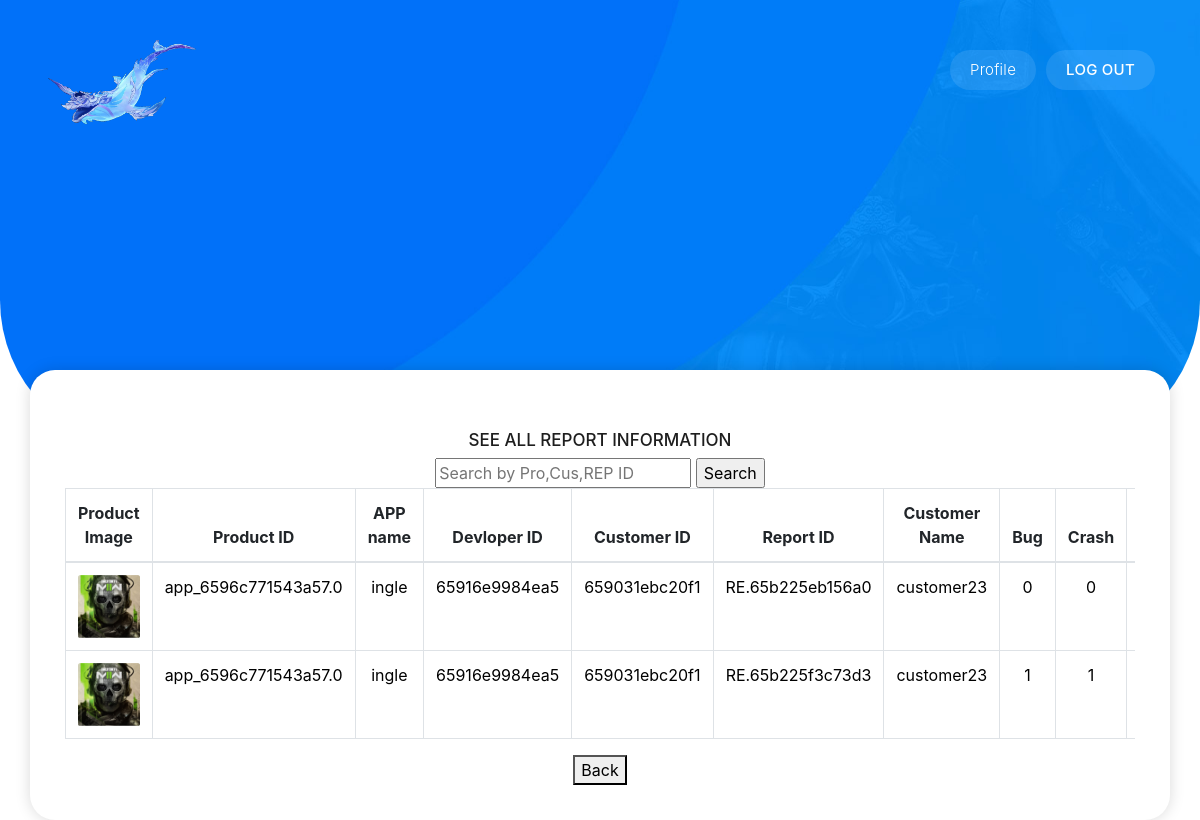
The page /admin1/repinfo.php (signed in) on the database its author committed.
### tables this page shows
CREATE TABLE `report` (
  `report_id` varchar(50) NOT NULL,
  `customer_id` varchar(50) DEFAULT NULL,
  `product_id` varchar(50) DEFAULT NULL,
  `bug` tinyint(1) DEFAULT NULL,
  `crash` tinyint(1) DEFAULT NULL,
  `performance` tinyint(1) DEFAULT NULL,
  `feature` tinyint(1) DEFAULT NULL,
  `additionalComments` text DEFAULT NULL
);

CREATE TABLE `product` (
  `product_id` varchar(20) NOT NULL,
  `app_name` varchar(255) DEFAULT NULL,
  `description` text DEFAULT NULL,
  `developer_id` varchar(20) DEFAULT NULL,
  `version` varchar(20) DEFAULT NULL,
  `price` decimal(10,2) DEFAULT NULL,
  `release_date` date DEFAULT NULL,
  `trating` decimal(3,2) DEFAULT NULL,
  `treviews` int(11) DEFAULT NULL,
  `download_count` int(11) DEFAULT NULL,
  `total_sold` decimal(10,2) DEFAULT 0.00,
  `categoryname` varchar(255) DEFAULT NULL,
  `image` varchar(255) DEFAULT NULL
);

CREATE TABLE `customer` (
  `imag` varchar(255) DEFAULT NULL,
  `customer_id` varchar(255) NOT NULL,
  `usernam` varchar(255) NOT NULL,
  `emai` varchar(255) NOT NULL,
  `dateofbirt` date DEFAULT NULL,
  `phonenumbe` varchar(15) NOT NULL,
  `passwor` varchar(255) NOT NULL,
  `status` tinyint(1) NOT NULL DEFAULT 1 CHECK (`status` in (0,1)),
  `amount` decimal(10,2) DEFAULT NULL
);

### admin1/repinfo.php (the view, shortened to what this page needs)
<?php
include('../connect.php');
if (isset($_GET['search_product_id'])) {
    $search_product_id = mysqli_real_escape_string($con, $_GET['search_product_id']);
    $query = "SELECT product.image,
                  product.product_id,
                  product.app_name,
                  product.developer_id,
                  report.report_id,
				  report.bug,
				  report.crash,
				  report.performance,
				  report.feature,
				  report.additionalComments,
                  customer.customer_id,
                  customer.usernam
          FROM product
          JOIN report ON product.product_id = report.product_id
          JOIN customer ON report.customer_id = customer.customer_id
          WHERE customer.customer_id = '$search_product_id' OR product.product_id = '$search_product_id' OR report.report_id='$search_product_id'";
    $result = mysqli_query($con, $query);
    if (!$result) {
        die("Query failed: " . mysqli_error($con));
    }
} else {
    $query = "SELECT product.image,
                  product.product_id,
                  product.app_name,
                  product.developer_id,
                  report.report_id,
				  report.bug,
				  report.crash,
				  report.performance,
				  report.feature,
				  report.additionalComments,
                  customer.customer_id,
                  customer.usernam
          FROM product
          JOIN report ON product.product_id = report.product_id
          JOIN customer ON report.customer_id = customer.customer_id";
    $result = mysqli_query($con, $query);
}
?>
<!DOCTYPE html>
<html lang="en">
<head>
    <link href="vendor/bootstrap/css/bootstrap.min.css" rel="stylesheet">
    <link rel="stylesheet" href="assets/css/fontawesome.css">
    <link rel="stylesheet" href="assets/css/templatemo-lugx-gaming.css">
    <link rel="stylesheet" href="assets/css/owl.css">
    <link rel="stylesheet" href="assets/css/animate.css">
    <link rel="stylesheet" href="https://unpkg.com/swiper@7/swiper-bundle.min.css" />
	<link href="https://stackpath.bootstrapcdn.com/bootstrap/4.3.1/css/bootstrap.min.css" rel="stylesheet">
</head>
<body>
    <header class="header-area header-sticky">
        <div class="container">
            <div class="row">
                <div class="col-12">
                    <nav class="main-nav">
                        <a href="adhome.php" class="logo">
                            <img src="assets/images/logo.png" alt="" style="width: 158px;">
                        </a>
                        <ul class="nav">
                            <li><a href="adhome.php" class="active">Profile</a></li>
                            <li><a herf="login.php" class="active" onclick="navigateToPage('?sign=out')">log out</a></li>
                        </ul>
                    </nav>
                </div>
            </div>
        </div>
    </header>
    <div class="main-banner">
    </div>
	<div class="features">
		<div class="container">
			<div class="row">
				<div class="item">
				 <h4>See All Report Information</h4>
						<div class="search-container">
							<form method="get" action="<?php echo htmlspecialchars($_SERVER["PHP_SELF"]); ?>">
								<input type="text" name="search_product_id" placeholder="Search by Pro,Cus,REP ID">
								<input type="submit" value="Search">
							</form>
						</div>
						<div class=" data-table-container table-responsive">
							<table class="data-table table table-bordered">
								<thead>
									<tr>
										<th>Product Image</th>
										<th>Product ID</th>
										<th>APP name</th>
										<th>Devloper ID</th>
										<th>Customer ID</th>
										<th>Report ID</th>
										<th>Customer Name</th>
										<th>Bug</th>
										<th>Crash</th>
										<th>Performance</th>
									</tr>
								</thead>
								<tbody>
									<?php
									while ($row = mysqli_fetch_assoc($result)) {
										echo "<tr>";
											$emage = $row['image'];
											$imageFilePath = "../image/" . $emage;
											if (file_exists($imageFilePath)) {
												echo '<td><img src="' . $imageFilePath . '" alt="product Image"></td>';
											} else {
												echo '<td>Image file not found.</td>';
											}
										echo "<td style='color: black;'>" . htmlspecialchars($row['product_id']) . "</td>";
										echo "<td style='color: black;'>" . htmlspecialchars($row['app_name']) . "</td>";
										echo "<td style='color: black;'>" . htmlspecialchars($row['developer_id']) . "</td>";
										echo "<td style='color: black;'>" . htmlspecialchars($row['customer_id']) . "</td>";
										echo "<td style='color: black;'>" . htmlspecialchars($row['report_id']) . "</td>";
										echo "<td style='color: black;'>" . htmlspecialchars($row['usernam']) . "</td>";
										echo "<td style='color: black;'>" . htmlspecialchars($row['bug']) . "</td>";
										echo "<td style='color: black;'>" . htmlspecialchars($row['crash']) . "</td>";
										echo "<td style='color: black;'>" . htmlspecialchars($row['performance']) . "</td>";
										echo "</tr>";
									}
									?>
								</tbody>
							</table>
						</div>
				      <div class="back-button">
					<button onclick="navigateToPage('<?php echo htmlspecialchars($_SERVER["PHP_SELF"]); ?>')">Back</button>
					</div>
				</div>
			</div>
		</div>
  </div>
</body>
</html>

### admin1/assets/css/templatemo-lugx-gaming.css (style rules this page uses)
html, body, div, span, applet, object, iframe, h1, h2, h3, h4, h5, h6, p, blockquote, div pre, a, abbr, acronym, address, big, cite, code, del, dfn, em, font, img, ins, kbd, q, s, samp, small, strike, strong, sub, sup, tt, var, b, u, i, center, dl, dt, dd, ol, ul, li, figure, header, nav, section, article, aside, footer, figcaption { margin: 0; padding: 0; border: 0; outline: 0; }
ul, li { padding: 0; margin: 0; list-style: none; }
header, nav, section, article, aside, footer, hgroup { display: block; }
* { box-sizing: border-box; }
html, body { font-family: 'Poppins', sans-serif; -ms-text-size-adjust: 100%; -webkit-font-smoothing: antialiased; -moz-osx-font-smoothing: grayscale; }
a { text-decoration: none !important; }
h1, h2, h3, h4, h5, h6 { color: #1e1e1e; margin-top: 0px; margin-bottom: 0px; font-weight: 700; }
ul { margin-bottom: 0px; }
img { width: 100%; overflow: hidden; }
html, body { font-family: 'Poppins', sans-serif; }
.header-area { position: absolute; background-color: transparent; top: 40px; left: 0; right: 0; z-index: 100; -webkit-transition: all .5s ease 0s; -moz-transition: all .5s ease 0s; -o-transition: all .5s ease 0s; transition: all .5s ease 0s; }
.header-area .main-nav { background: transparent; display: flex; }
.header-area .main-nav .logo { -webkit-transition: all 0.3s ease 0s; -moz-transition: all 0.3s ease 0s; -o-transition: all 0.3s ease 0s; transition: all 0.3s ease 0s; display: inline-block; }
.header-area .main-nav ul.nav { border-radius: 0px 0px 25px 25px; flex-basis: 100%; margin-top: 10px; justify-content: right; -webkit-transition: all 0.3s ease 0s; -moz-transition: all 0.3s ease 0s; -o-transition: all 0.3s ease 0s; transition: all 0.3s ease 0s; position: relative; z-index: 999; }
.header-area .main-nav .nav li:last-child { padding-right: 0px; }
.header-area .main-nav .nav li { padding-left: 10px; padding-right: 10px; height: 40px; line-height: 40px; }
.header-area .main-nav .nav li a { display: block; padding-left: 20px; padding-right: 20px; border-radius: 20px; font-weight: 300; font-size: 15px; height: 40px; line-height: 40px; text-transform: capitalize; color: #fff; -webkit-transition: all 0.4s ease 0s; -moz-transition: all 0.4s ease 0s; -o-transition: all 0.4s ease 0s; transition: all 0.4s ease 0s; border: transparent; letter-spacing: .25px; }
.header-area .main-nav .nav li:last-child a { background-color: #ee626b; text-transform: uppercase; font-weight: 500; }
.header-area .main-nav .nav li a.active { color: #fff; background-color: rgba(255, 255, 255, 0.10); }
.header-area.header-sticky .nav li a.active { color: #fff; }
@media (max-width: 1200px) { .header-area .main-nav .nav li { padding-left: 5px; padding-right: 5px; } }
.main-banner { background-image: url(../images/banner-bg.jpg); border-radius: 0px 0px 150px 150px; background-position: center bottom; background-repeat: no-repeat; background-size: cover; padding: 225px 0px; }
.features { margin-top: -80px; }
.features .item { padding: 35px; box-shadow: 0px 0px 15px rgba(0, 0, 0, 0.15); border-radius: 25px; background-color: #fff; text-align: center; }
.features .item h4 { font-size: 17px; margin-top: 25px; text-transform: uppercase; }
body { overflow-x: hidden; }

### rows shown on the page
report: product.image (picture), product.product_id "app_6596c771543a57.0", product.app_name "ingle", product.developer_id "65916e9984ea5", customer.customer_id "659031ebc20f1", report_id "RE.65b225eb156a0", customer.usernam "customer23", bug "0", crash "0"
report: product.image (picture), product.product_id "app_6596c771543a57.0", product.app_name "ingle", product.developer_id "65916e9984ea5", customer.customer_id "659031ebc20f1", report_id "RE.65b225f3c73d3", customer.usernam "customer23", bug "1", crash "1"
